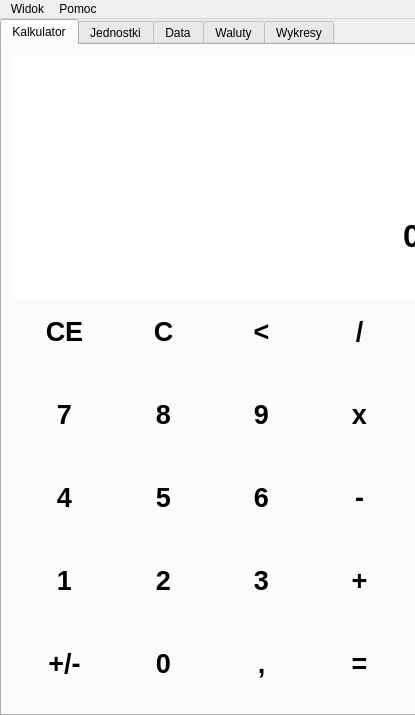
<?xml version="1.0" encoding="UTF-8"?>
<ui version="4.0">
 <class>Calculator</class>
 <widget class="QMainWindow" name="Calculator">
  <property name="geometry">
   <rect>
    <x>0</x>
    <y>0</y>
    <width>415</width>
    <height>715</height>
   </rect>
  </property>
  <property name="minimumSize">
   <size>
    <width>415</width>
    <height>693</height>
   </size>
  </property>
  <property name="maximumSize">
   <size>
    <width>5120</width>
    <height>2160</height>
   </size>
  </property>
  <property name="windowTitle">
   <string>Calculator</string>
  </property>
  <widget class="QWidget" name="centralWidget">
   <widget class="QTabWidget" name="tabWidget">
    <property name="geometry">
     <rect>
      <x>0</x>
      <y>0</y>
      <width>421</width>
      <height>697</height>
     </rect>
    </property>
    <property name="currentIndex">
     <number>0</number>
    </property>
    <widget class="QWidget" name="tab">
     <attribute name="title">
      <string>Kalkulator</string>
     </attribute>
     <widget class="QWidget" name="gridLayoutWidget">
      <property name="geometry">
       <rect>
        <x>0</x>
        <y>0</y>
        <width>415</width>
        <height>671</height>
       </rect>
      </property>
      <layout class="QGridLayout" name="gridLayout_3">
       <property name="sizeConstraint">
        <enum>QLayout::SetDefaultConstraint</enum>
       </property>
       <property name="spacing">
        <number>0</number>
       </property>
       <item row="6" column="2">
        <widget class="QPushButton" name="buttonComma">
         <property name="minimumSize">
          <size>
           <width>103</width>
           <height>83</height>
          </size>
         </property>
         <property name="font">
          <font>
           <pointsize>20</pointsize>
           <weight>75</weight>
           <bold>true</bold>
          </font>
         </property>
         <property name="text">
          <string>,</string>
         </property>
         <property name="shortcut">
          <string>,</string>
         </property>
         <property name="flat">
          <bool>true</bool>
         </property>
        </widget>
       </item>
       <item row="2" column="3">
        <widget class="QPushButton" name="buttonShare">
         <property name="minimumSize">
          <size>
           <width>103</width>
           <height>83</height>
          </size>
         </property>
         <property name="font">
          <font>
           <pointsize>20</pointsize>
           <weight>75</weight>
           <bold>true</bold>
          </font>
         </property>
         <property name="text">
          <string>/</string>
         </property>
         <property name="shortcut">
          <string>/</string>
         </property>
         <property name="checkable">
          <bool>false</bool>
         </property>
         <property name="autoRepeat">
          <bool>false</bool>
         </property>
         <property name="autoExclusive">
          <bool>false</bool>
         </property>
         <property name="flat">
          <bool>true</bool>
         </property>
        </widget>
       </item>
       <item row="2" column="2">
        <widget class="QPushButton" name="backSpace">
         <property name="minimumSize">
          <size>
           <width>103</width>
           <height>83</height>
          </size>
         </property>
         <property name="font">
          <font>
           <pointsize>20</pointsize>
           <weight>75</weight>
           <bold>true</bold>
          </font>
         </property>
         <property name="text">
          <string>&lt;</string>
         </property>
         <property name="shortcut">
          <string>Backspace</string>
         </property>
         <property name="flat">
          <bool>true</bool>
         </property>
        </widget>
       </item>
       <item row="5" column="1">
        <widget class="QPushButton" name="button_2">
         <property name="minimumSize">
          <size>
           <width>103</width>
           <height>83</height>
          </size>
         </property>
         <property name="font">
          <font>
           <pointsize>20</pointsize>
           <weight>75</weight>
           <bold>true</bold>
          </font>
         </property>
         <property name="text">
          <string>2</string>
         </property>
         <property name="shortcut">
          <string>2</string>
         </property>
         <property name="flat">
          <bool>true</bool>
         </property>
        </widget>
       </item>
       <item row="5" column="0">
        <widget class="QPushButton" name="button_1">
         <property name="minimumSize">
          <size>
           <width>103</width>
           <height>83</height>
          </size>
         </property>
         <property name="font">
          <font>
           <pointsize>20</pointsize>
           <weight>75</weight>
           <bold>true</bold>
          </font>
         </property>
         <property name="text">
          <string>1</string>
         </property>
         <property name="shortcut">
          <string>1</string>
         </property>
         <property name="flat">
          <bool>true</bool>
         </property>
        </widget>
       </item>
       <item row="6" column="1">
        <widget class="QPushButton" name="button_0">
         <property name="minimumSize">
          <size>
           <width>103</width>
           <height>83</height>
          </size>
         </property>
         <property name="font">
          <font>
           <pointsize>20</pointsize>
           <weight>75</weight>
           <bold>true</bold>
          </font>
         </property>
         <property name="text">
          <string>0</string>
         </property>
         <property name="shortcut">
          <string>0</string>
         </property>
         <property name="autoDefault">
          <bool>false</bool>
         </property>
         <property name="default">
          <bool>false</bool>
         </property>
         <property name="flat">
          <bool>true</bool>
         </property>
        </widget>
       </item>
       <item row="6" column="3">
        <widget class="QPushButton" name="buttonEqual">
         <property name="minimumSize">
          <size>
           <width>103</width>
           <height>83</height>
          </size>
         </property>
         <property name="font">
          <font>
           <pointsize>20</pointsize>
           <weight>75</weight>
           <bold>true</bold>
          </font>
         </property>
         <property name="text">
          <string>=</string>
         </property>
         <property name="shortcut">
          <string>Return</string>
         </property>
         <property name="flat">
          <bool>true</bool>
         </property>
        </widget>
       </item>
       <item row="5" column="2">
        <widget class="QPushButton" name="button_3">
         <property name="minimumSize">
          <size>
           <width>103</width>
           <height>83</height>
          </size>
         </property>
         <property name="font">
          <font>
           <pointsize>20</pointsize>
           <weight>75</weight>
           <bold>true</bold>
          </font>
         </property>
         <property name="text">
          <string>3</string>
         </property>
         <property name="shortcut">
          <string>3</string>
         </property>
         <property name="flat">
          <bool>true</bool>
         </property>
        </widget>
       </item>
       <item row="4" column="2">
        <widget class="QPushButton" name="button_6">
         <property name="minimumSize">
          <size>
           <width>103</width>
           <height>83</height>
          </size>
         </property>
         <property name="font">
          <font>
           <pointsize>20</pointsize>
           <weight>75</weight>
           <bold>true</bold>
          </font>
         </property>
         <property name="text">
          <string>6</string>
         </property>
         <property name="shortcut">
          <string>6</string>
         </property>
         <property name="flat">
          <bool>true</bool>
         </property>
        </widget>
       </item>
       <item row="5" column="3">
        <widget class="QPushButton" name="buttonAdd">
         <property name="minimumSize">
          <size>
           <width>103</width>
           <height>83</height>
          </size>
         </property>
         <property name="font">
          <font>
           <pointsize>20</pointsize>
           <weight>75</weight>
           <bold>true</bold>
          </font>
         </property>
         <property name="text">
          <string>+</string>
         </property>
         <property name="shortcut">
          <string>+</string>
         </property>
         <property name="flat">
          <bool>true</bool>
         </property>
        </widget>
       </item>
       <item row="4" column="1">
        <widget class="QPushButton" name="button_5">
         <property name="minimumSize">
          <size>
           <width>103</width>
           <height>83</height>
          </size>
         </property>
         <property name="font">
          <font>
           <pointsize>20</pointsize>
           <weight>75</weight>
           <bold>true</bold>
          </font>
         </property>
         <property name="text">
          <string>5</string>
         </property>
         <property name="shortcut">
          <string>5</string>
         </property>
         <property name="flat">
          <bool>true</bool>
         </property>
        </widget>
       </item>
       <item row="3" column="1">
        <widget class="QPushButton" name="button_8">
         <property name="minimumSize">
          <size>
           <width>103</width>
           <height>83</height>
          </size>
         </property>
         <property name="font">
          <font>
           <pointsize>20</pointsize>
           <weight>75</weight>
           <bold>true</bold>
          </font>
         </property>
         <property name="text">
          <string>8</string>
         </property>
         <property name="shortcut">
          <string>8</string>
         </property>
         <property name="flat">
          <bool>true</bool>
         </property>
        </widget>
       </item>
       <item row="6" column="0">
        <widget class="QPushButton" name="buttonReplace">
         <property name="minimumSize">
          <size>
           <width>103</width>
           <height>83</height>
          </size>
         </property>
         <property name="font">
          <font>
           <pointsize>20</pointsize>
           <weight>75</weight>
           <bold>true</bold>
          </font>
         </property>
         <property name="mouseTracking">
          <bool>true</bool>
         </property>
         <property name="autoFillBackground">
          <bool>false</bool>
         </property>
         <property name="text">
          <string>+/-</string>
         </property>
         <property name="shortcut">
          <string>Space</string>
         </property>
         <property name="autoDefault">
          <bool>false</bool>
         </property>
         <property name="flat">
          <bool>true</bool>
         </property>
        </widget>
       </item>
       <item row="2" column="0">
        <widget class="QPushButton" name="back">
         <property name="minimumSize">
          <size>
           <width>103</width>
           <height>83</height>
          </size>
         </property>
         <property name="font">
          <font>
           <pointsize>20</pointsize>
           <weight>75</weight>
           <bold>true</bold>
          </font>
         </property>
         <property name="text">
          <string>CE</string>
         </property>
         <property name="shortcut">
          <string>Del</string>
         </property>
         <property name="flat">
          <bool>true</bool>
         </property>
        </widget>
       </item>
       <item row="4" column="3">
        <widget class="QPushButton" name="buttonSubtract">
         <property name="minimumSize">
          <size>
           <width>103</width>
           <height>83</height>
          </size>
         </property>
         <property name="font">
          <font>
           <pointsize>20</pointsize>
           <weight>75</weight>
           <bold>true</bold>
          </font>
         </property>
         <property name="text">
          <string>-</string>
         </property>
         <property name="shortcut">
          <string>-</string>
         </property>
         <property name="flat">
          <bool>true</bool>
         </property>
        </widget>
       </item>
       <item row="3" column="0">
        <widget class="QPushButton" name="button_7">
         <property name="minimumSize">
          <size>
           <width>103</width>
           <height>83</height>
          </size>
         </property>
         <property name="palette">
          <palette>
           <active>
            <colorrole role="Button">
             <brush brushstyle="SolidPattern">
              <color alpha="255">
               <red>255</red>
               <green>255</green>
               <blue>0</blue>
              </color>
             </brush>
            </colorrole>
           </active>
           <inactive>
            <colorrole role="Button">
             <brush brushstyle="SolidPattern">
              <color alpha="255">
               <red>255</red>
               <green>255</green>
               <blue>0</blue>
              </color>
             </brush>
            </colorrole>
           </inactive>
           <disabled>
            <colorrole role="Button">
             <brush brushstyle="SolidPattern">
              <color alpha="255">
               <red>255</red>
               <green>255</green>
               <blue>0</blue>
              </color>
             </brush>
            </colorrole>
           </disabled>
          </palette>
         </property>
         <property name="font">
          <font>
           <pointsize>20</pointsize>
           <weight>75</weight>
           <bold>true</bold>
          </font>
         </property>
         <property name="text">
          <string>7</string>
         </property>
         <property name="shortcut">
          <string>7</string>
         </property>
         <property name="flat">
          <bool>true</bool>
         </property>
        </widget>
       </item>
       <item row="3" column="3">
        <widget class="QPushButton" name="buttonMultiply">
         <property name="minimumSize">
          <size>
           <width>103</width>
           <height>83</height>
          </size>
         </property>
         <property name="font">
          <font>
           <pointsize>20</pointsize>
           <weight>75</weight>
           <bold>true</bold>
          </font>
         </property>
         <property name="text">
          <string>x</string>
         </property>
         <property name="shortcut">
          <string>*</string>
         </property>
         <property name="flat">
          <bool>true</bool>
         </property>
        </widget>
       </item>
       <item row="4" column="0">
        <widget class="QPushButton" name="button_4">
         <property name="minimumSize">
          <size>
           <width>103</width>
           <height>83</height>
          </size>
         </property>
         <property name="font">
          <font>
           <pointsize>20</pointsize>
           <weight>75</weight>
           <bold>true</bold>
          </font>
         </property>
         <property name="text">
          <string>4</string>
         </property>
         <property name="shortcut">
          <string>4</string>
         </property>
         <property name="flat">
          <bool>true</bool>
         </property>
        </widget>
       </item>
       <item row="3" column="2">
        <widget class="QPushButton" name="button_9">
         <property name="minimumSize">
          <size>
           <width>103</width>
           <height>83</height>
          </size>
         </property>
         <property name="font">
          <font>
           <pointsize>20</pointsize>
           <weight>75</weight>
           <bold>true</bold>
          </font>
         </property>
         <property name="text">
          <string>9</string>
         </property>
         <property name="shortcut">
          <string>9</string>
         </property>
         <property name="flat">
          <bool>true</bool>
         </property>
        </widget>
       </item>
       <item row="2" column="1">
        <widget class="QPushButton" name="reset">
         <property name="minimumSize">
          <size>
           <width>103</width>
           <height>83</height>
          </size>
         </property>
         <property name="font">
          <font>
           <pointsize>20</pointsize>
           <weight>75</weight>
           <bold>true</bold>
          </font>
         </property>
         <property name="text">
          <string>C</string>
         </property>
         <property name="shortcut">
          <string>Esc</string>
         </property>
         <property name="flat">
          <bool>true</bool>
         </property>
        </widget>
       </item>
       <item row="1" column="0" colspan="4">
        <widget class="QLineEdit" name="screen">
         <property name="enabled">
          <bool>true</bool>
         </property>
         <property name="sizePolicy">
          <sizepolicy hsizetype="Expanding" vsizetype="Fixed">
           <horstretch>0</horstretch>
           <verstretch>0</verstretch>
          </sizepolicy>
         </property>
         <property name="minimumSize">
          <size>
           <width>412</width>
           <height>125</height>
          </size>
         </property>
         <property name="font">
          <font>
           <family>Arial</family>
           <pointsize>24</pointsize>
           <weight>75</weight>
           <bold>true</bold>
          </font>
         </property>
         <property name="mouseTracking">
          <bool>true</bool>
         </property>
         <property name="focusPolicy">
          <enum>Qt::StrongFocus</enum>
         </property>
         <property name="contextMenuPolicy">
          <enum>Qt::DefaultContextMenu</enum>
         </property>
         <property name="autoFillBackground">
          <bool>false</bool>
         </property>
         <property name="text">
          <string>0</string>
         </property>
         <property name="maxLength">
          <number>15</number>
         </property>
         <property name="frame">
          <bool>false</bool>
         </property>
         <property name="echoMode">
          <enum>QLineEdit::Normal</enum>
         </property>
         <property name="cursorPosition">
          <number>1</number>
         </property>
         <property name="alignment">
          <set>Qt::AlignRight|Qt::AlignTrailing|Qt::AlignVCenter</set>
         </property>
         <property name="dragEnabled">
          <bool>false</bool>
         </property>
         <property name="readOnly">
          <bool>true</bool>
         </property>
         <property name="placeholderText">
          <string/>
         </property>
         <property name="clearButtonEnabled">
          <bool>false</bool>
         </property>
        </widget>
       </item>
       <item row="0" column="0" colspan="4">
        <widget class="QLineEdit" name="screen_1">
         <property name="minimumSize">
          <size>
           <width>412</width>
           <height>125</height>
          </size>
         </property>
         <property name="font">
          <font>
           <family>Arial</family>
           <pointsize>24</pointsize>
           <weight>75</weight>
           <bold>true</bold>
          </font>
         </property>
         <property name="layoutDirection">
          <enum>Qt::LeftToRight</enum>
         </property>
         <property name="frame">
          <bool>false</bool>
         </property>
         <property name="alignment">
          <set>Qt::AlignRight|Qt::AlignTrailing|Qt::AlignVCenter</set>
         </property>
         <property name="readOnly">
          <bool>true</bool>
         </property>
        </widget>
       </item>
      </layout>
     </widget>
    </widget>
    <widget class="QWidget" name="tab_2">
     <attribute name="title">
      <string>Jednostki</string>
     </attribute>
     <widget class="QLineEdit" name="output">
      <property name="geometry">
       <rect>
        <x>120</x>
        <y>200</y>
        <width>151</width>
        <height>20</height>
       </rect>
      </property>
      <property name="readOnly">
       <bool>true</bool>
      </property>
     </widget>
     <widget class="QLabel" name="label">
      <property name="geometry">
       <rect>
        <x>120</x>
        <y>20</y>
        <width>171</width>
        <height>16</height>
       </rect>
      </property>
      <property name="text">
       <string>Wybierz typ jednostki do konwersji</string>
      </property>
     </widget>
     <widget class="QLabel" name="label_3">
      <property name="geometry">
       <rect>
        <x>120</x>
        <y>180</y>
        <width>47</width>
        <height>13</height>
       </rect>
      </property>
      <property name="text">
       <string>Na</string>
      </property>
     </widget>
     <widget class="QComboBox" name="comboBox">
      <property name="geometry">
       <rect>
        <x>120</x>
        <y>60</y>
        <width>151</width>
        <height>22</height>
       </rect>
      </property>
      <item>
       <property name="text">
        <string>Temperatura</string>
       </property>
      </item>
      <item>
       <property name="text">
        <string>Czas</string>
       </property>
      </item>
      <item>
       <property name="text">
        <string>Moc</string>
       </property>
      </item>
      <item>
       <property name="text">
        <string>Prędkość</string>
       </property>
      </item>
      <item>
       <property name="text">
        <string>Dane</string>
       </property>
      </item>
      <item>
       <property name="text">
        <string>Długość</string>
       </property>
      </item>
     </widget>
     <widget class="QLineEdit" name="input">
      <property name="geometry">
       <rect>
        <x>120</x>
        <y>130</y>
        <width>151</width>
        <height>20</height>
       </rect>
      </property>
      <property name="placeholderText">
       <string>Wprowadź wartość</string>
      </property>
     </widget>
     <widget class="QComboBox" name="comboBox_2">
      <property name="geometry">
       <rect>
        <x>120</x>
        <y>150</y>
        <width>151</width>
        <height>22</height>
       </rect>
      </property>
     </widget>
     <widget class="QLabel" name="label_2">
      <property name="geometry">
       <rect>
        <x>120</x>
        <y>110</y>
        <width>47</width>
        <height>13</height>
       </rect>
      </property>
      <property name="text">
       <string>Z</string>
      </property>
     </widget>
     <widget class="QComboBox" name="comboBox_3">
      <property name="geometry">
       <rect>
        <x>120</x>
        <y>220</y>
        <width>151</width>
        <height>22</height>
       </rect>
      </property>
     </widget>
    </widget>
    <widget class="QWidget" name="tab_3">
     <attribute name="title">
      <string>Data</string>
     </attribute>
    </widget>
    <widget class="QWidget" name="tab_4">
     <attribute name="title">
      <string>Waluty</string>
     </attribute>
    </widget>
    <widget class="QWidget" name="tab_5">
     <attribute name="title">
      <string>Wykresy</string>
     </attribute>
    </widget>
   </widget>
  </widget>
  <widget class="QMenuBar" name="menuBar">
   <property name="geometry">
    <rect>
     <x>0</x>
     <y>0</y>
     <width>415</width>
     <height>22</height>
    </rect>
   </property>
   <widget class="QMenu" name="menuPlik">
    <property name="title">
     <string>Widok</string>
    </property>
    <property name="icon">
     <iconset resource="resources.qrc">
      <normaloff>:/new/icons/choose.ico</normaloff>:/new/icons/choose.ico</iconset>
    </property>
    <addaction name="actionPrzelicznik_jednostek"/>
    <addaction name="actionKursy_walut"/>
    <addaction name="actionWykresy"/>
   </widget>
   <widget class="QMenu" name="menuPomoc">
    <property name="title">
     <string>Pomoc</string>
    </property>
    <property name="icon">
     <iconset resource="resources.qrc">
      <normaloff>:/new/icons/settings.png</normaloff>:/new/icons/settings.png</iconset>
    </property>
    <addaction name="actionO_Programie"/>
    <addaction name="actionKalkulator_informacje"/>
   </widget>
   <addaction name="menuPlik"/>
   <addaction name="menuPomoc"/>
  </widget>
  <action name="actionO_Programie">
   <property name="text">
    <string>O Programie</string>
   </property>
  </action>
  <action name="actionWykresy">
   <property name="text">
    <string>Wykresy</string>
   </property>
  </action>
  <action name="actionPrzelicznik_jednostek">
   <property name="text">
    <string>Przelicznik jednostek</string>
   </property>
  </action>
  <action name="actionKursy_walut">
   <property name="text">
    <string>Kursy walut</string>
   </property>
  </action>
  <action name="actionKalkulator_informacje">
   <property name="text">
    <string>Kalkulator - informacje</string>
   </property>
  </action>
 </widget>
 <layoutdefault spacing="6" margin="11"/>
 <resources>
  <include location="resources.qrc"/>
 </resources>
 <connections/>
</ui>
